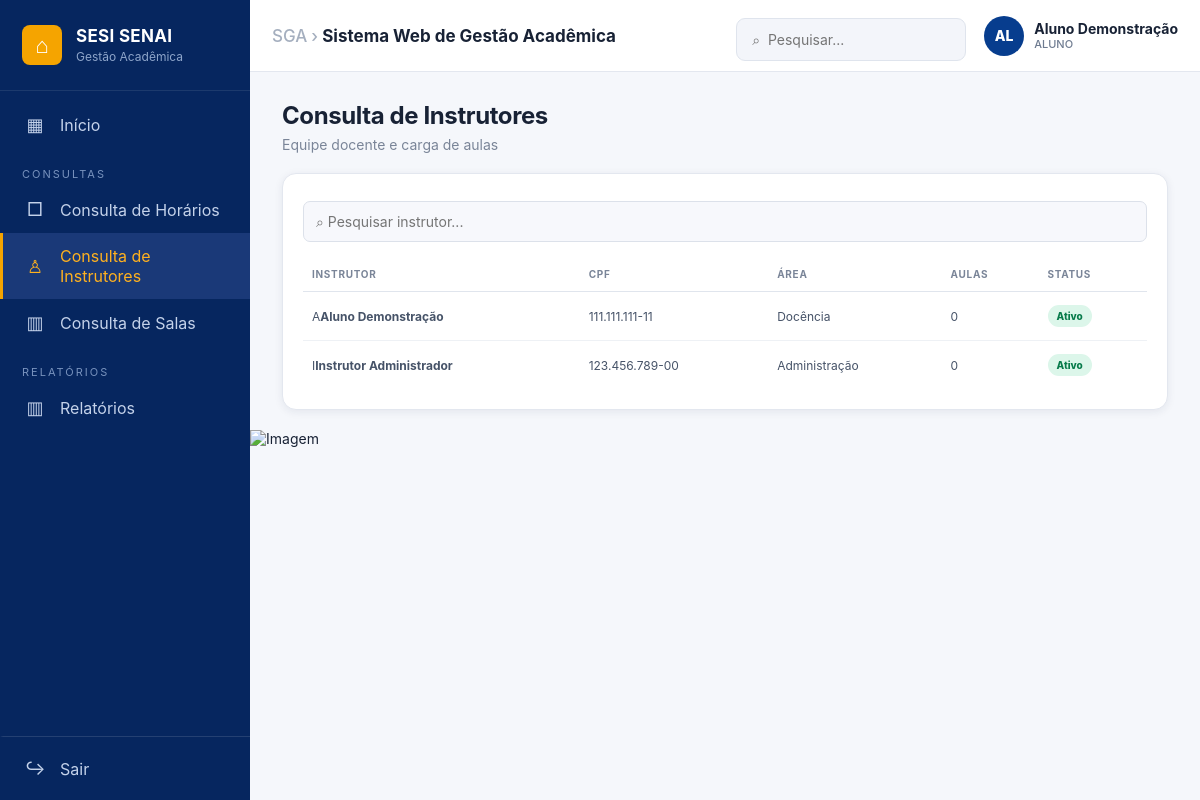
/instrutores.php (signed in), run on the app's committed database.
### tables this page shows
CREATE TABLE usuarios (
    id BIGINT UNSIGNED AUTO_INCREMENT PRIMARY KEY,
    cpf VARCHAR(14) NOT NULL UNIQUE,
    nome VARCHAR(150) NOT NULL,
    email VARCHAR(180) UNIQUE,
    senha_hash VARCHAR(255) NOT NULL,
    perfil ENUM('ALUNO','INSTRUTOR') NOT NULL DEFAULT 'ALUNO',
    status ENUM('ATIVO','INATIVO') NOT NULL DEFAULT 'ATIVO',
    criado_em TIMESTAMP DEFAULT CURRENT_TIMESTAMP,
    atualizado_em TIMESTAMP DEFAULT CURRENT_TIMESTAMP ON UPDATE CURRENT_TIMESTAMP
);

CREATE TABLE instrutores (
    id BIGINT UNSIGNED AUTO_INCREMENT PRIMARY KEY,
    usuario_id BIGINT UNSIGNED NOT NULL UNIQUE,
    cpf VARCHAR(14) NOT NULL UNIQUE,
    area VARCHAR(120) NOT NULL,
    email VARCHAR(180),
    ativo TINYINT(1) NOT NULL DEFAULT 1,
    criado_em TIMESTAMP DEFAULT CURRENT_TIMESTAMP,
    FOREIGN KEY (usuario_id) REFERENCES usuarios(id) ON DELETE CASCADE
);

### auth.php (called while the page is built, shortened)
<?php
require_once __DIR__.'/config.php';
function e($value): string { return htmlspecialchars((string)$value, ENT_QUOTES, 'UTF-8'); }
function user(): ?array { return $_SESSION['user'] ?? null; }

### config.php (called while the page is built, shortened)
<?php
function db(): PDO {
    $pdo = new PDO(
        'mysql:host='.DB_HOST.';dbname='.DB_NAME.';charset=utf8mb4',
        DB_USER,
        DB_PASS,
        [
            PDO::ATTR_ERRMODE => PDO::ERRMODE_EXCEPTION,
            PDO::ATTR_DEFAULT_FETCH_MODE => PDO::FETCH_ASSOC,
            PDO::ATTR_EMULATE_PREPARES => false
        ]
    );
    return $pdo;
}

### instrutores.php (the view, shortened to what this page needs)
<?php
$rows=db()->query("SELECT i.*,u.nome,u.email as uemail,COUNT(a.id) aulas FROM instrutores i JOIN usuarios u ON u.id=i.usuario_id LEFT JOIN aulas a ON a.instrutor_id=i.id GROUP BY i.id ORDER BY u.nome")->fetchAll();$fl=flashes();
require 'partials/header.php';require 'partials/sidebar.php';
?>
<section class="page-head"><div><h1>Consulta de Instrutores</h1><p>Equipe docente e carga de aulas</p></div></section>
<div class="panel"><div class="toolbar"><input id="searchInst" placeholder="⌕ Pesquisar instrutor..." oninput="filterCards('searchInst','.inst-row')"></div><div class="table-wrap"><table><thead><tr><th>INSTRUTOR</th><th>CPF</th><th>ÁREA</th><th>AULAS</th><th>STATUS</th></tr></thead><tbody><?php foreach($rows as $r):?><tr class="inst-row"><td><div class="person"><span><?=mb_strtoupper(mb_substr($r['nome'],0,1))?></span><b><?=e($r['nome'])?></b></div></td><td><?=e($r['cpf'])?></td><td><?=e($r['area'])?></td><td><?=$r['aulas']?></td><td><span class="status <?=$r['ativo']?'green':'danger'?>"><?=$r['ativo']?'Ativo':'Inativo'?></span></td></tr><?php endforeach;?></tbody></table></div></div>
<?php require 'partials/footer.php';?>

### partials/sidebar.php (shortened to what this page needs)
<?php
$currentPage = basename($_SERVER['PHP_SELF']);
?>
<aside class="sidebar">
    <div class="brand">
        <span class="brand-mark">⌂</span>
        <div>
            <b>SESI SENAI</b>
            <small>Gestão Acadêmica</small>
        </div>
    </div>
    <nav class="sidebar-nav">
        <a href="dashboard.php"
           class="<?= $currentPage === 'dashboard.php' ? 'active' : '' ?>">
            <span class="nav-ico">▦</span>
            <span>Início</span>
        </a>
        <div class="nav-label">CONSULTAS</div>
        <a href="horarios.php"
           class="<?= $currentPage === 'horarios.php' ? 'active' : '' ?>">
            <span class="nav-ico">□</span>
            <span>Consulta de Horários</span>
        </a>
        <a href="instrutores.php"
           class="<?= $currentPage === 'instrutores.php' ? 'active' : '' ?>">
            <span class="nav-ico">♙</span>
            <span>Consulta de Instrutores</span>
        </a>
        <a href="salas.php"
           class="<?= $currentPage === 'salas.php' ? 'active' : '' ?>">
            <span class="nav-ico">▥</span>
            <span>Consulta de Salas</span>
        </a>
        <div class="nav-label">RELATÓRIOS</div>
        <a href="relatorios.php"
           class="<?= $currentPage === 'relatorios.php' ? 'active' : '' ?>">
            <span class="nav-ico">▥</span>
            <span>Relatórios</span>
        </a>
    </nav>
    <a href="logout.php" class="logout">
        <span class="nav-ico">↪</span>
        <span>Sair</span>
    </a>
</aside>
<main class="main">
    <header class="topbar">
        <div class="crumb">
            <span class="light">SGA</span>
            <span class="light">›</span>
            Sistema Web de Gestão Acadêmica
        </div>
        <div class="top-actions">
            <input
                class="search-top"
                placeholder="⌕  Pesquisar..."
                aria-label="Pesquisar"
            >
            <div class="user-chip">
                <span class="avatar">
                    <?= e(mb_strtoupper(mb_substr(user()['nome'], 0, 2))) ?>
                </span>
                <div>
                    <?= e(user()['nome']) ?>
                    <div class="role">
                        <?= e(user()['perfil']) ?>
                    </div>
                </div>
            </div>
        </div>
    </header>

### data on the page
usuarios: nome "AL", nome "Aluno Demonstração"
instrutores: usuario.nome "A", usuario.nome "Aluno Demonstração", cpf "111.111.111-11", area "Docência", aulas "0", ativo "Ativo"
instrutores: usuario.nome "I", usuario.nome "Instrutor Administrador", cpf "123.456.789-00", area "Administração", aulas "0", ativo "Ativo"

### other printed values
user()['perfil'] "ALUNO"
